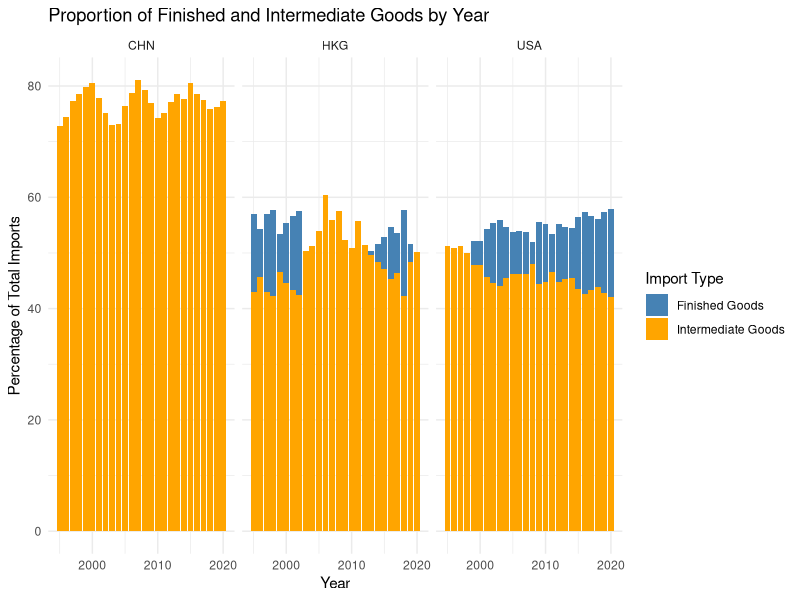

R code for this plot:

#Data Opening and Exploration

#Setup

library(tidyverse)
library(kableExtra)
library(dplyr)
library(haven)
library(ggplot2)

#Importing OECD Data on Intermediate, Final, and Gross Imports

data <- readr::read_csv('Intermediate Final and Gross Imports.csv')

df_wide <- pivot_wider(data, names_from = MEASURE, values_from = OBS_VALUE)

#Creating new data columns for final and intermediate imports as a percentage of gross imports

df_wide$IntImpPer <- (df_wide$IMGR_INT / df_wide$IMGR) * 100

df_wide$FinImpPer <- (df_wide$IMGR_FNL / df_wide$IMGR) * 100

ggplot(df_wide, aes(x = TIME_PERIOD, y = FinImpPer, fill = "Finished Goods")) +
  geom_bar(stat = "identity", position = "dodge") +
  geom_bar(aes(y = IntImpPer, fill = "Intermediate Goods"), stat = "identity") +
  facet_wrap(~ REF_AREA) +  # One panel per country
  labs(title = "Proportion of Finished and Intermediate Goods by Year",
       y = "Percentage of Total Imports",
       x = "Year",
       fill = "Import Type") +
  scale_fill_manual(values = c("Finished Goods" = "steelblue", "Intermediate Goods" = "orange")) +
  theme_minimal()
